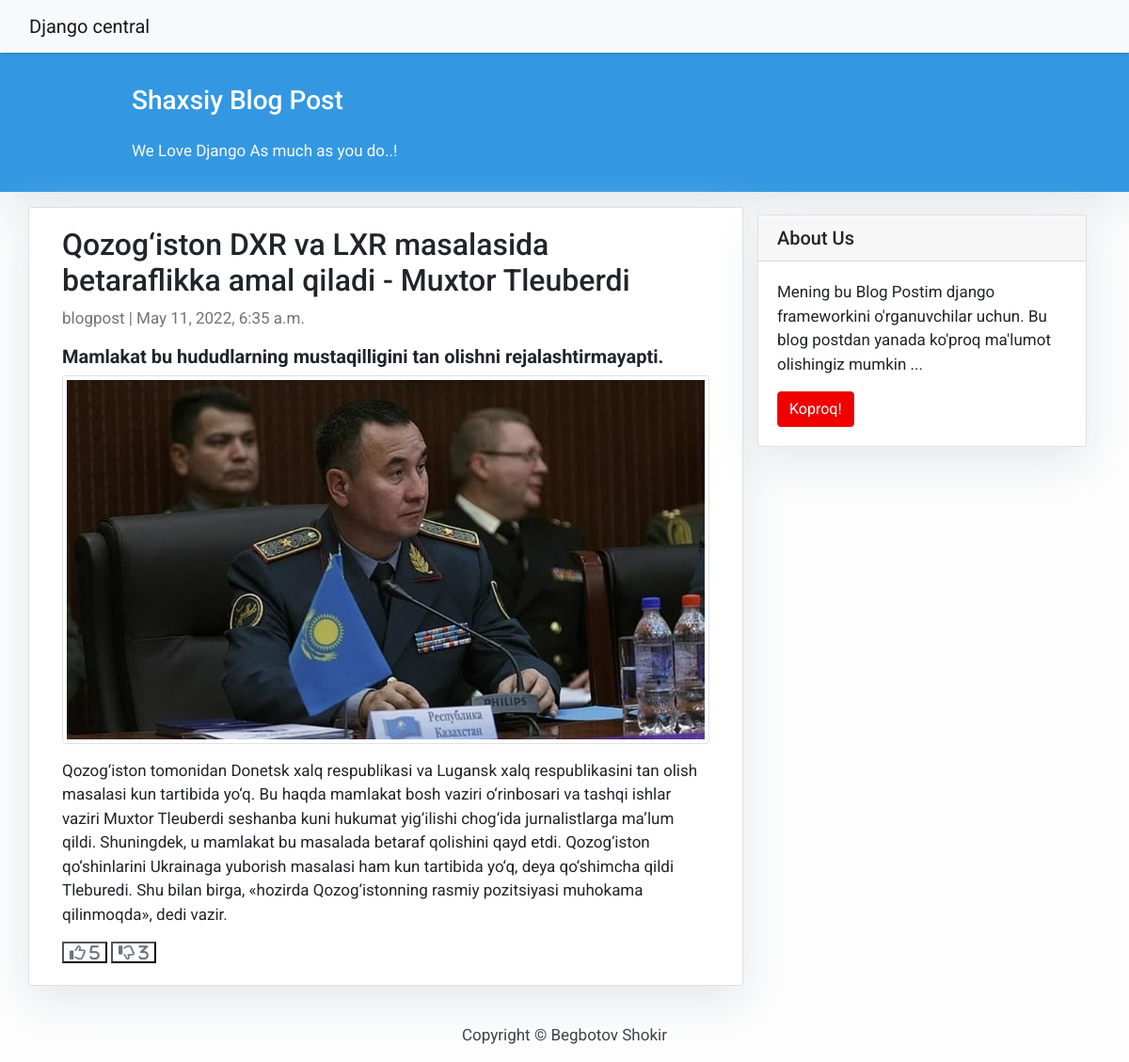
Page /qozogiston/ on the committed database.
### post/models.py (models this page shows, shortened)
class Yangiliklar(models.Model):
	STATUS = (
		(0, 'Draft'),
		(1, 'Publish')
		)
	title = models.CharField(max_length=200, null=True)
	main_content = models.CharField(max_length=200, null=True)
	content = models.TextField(null=True)
	author = models.ForeignKey(User, on_delete = models.SET_NULL, blank=True, null=True)
	sana = models.DateTimeField(auto_now=True)
	slug = models.SlugField(max_length=100)
	status = models.IntegerField(default=0, choices = STATUS)
	image = models.ImageField(upload_to='images', null=True)
	like_count = models.IntegerField(null=True, blank=True, default=0)
	dislike_count = models.IntegerField(null=True, blank=True, default=0)

### post/views.py (the view)
# urls.py: path('<str:pk>/', detail, name='detail'),
def detail(request, pk):
	detail = Yangiliklar.objects.get(slug=pk)
	if 'Like' in request.POST:
		detail.like_count +=1
		detail.save()
	if 'Dislike' in request.POST:
		detail.dislike_count += 1
		detail.save()
	context = {'detail':detail}
	return render(request, 'detail.html', context)

### post/templates/detail.html (shortened to what this page needs)
{% extends 'base.html' %}
{% load static %}
{% block content %}
<div class="container">
  <div class="row">
    <div class="col-md-8 card mb-4  mt-3 left  top">
      <div class="card-body">
        <h2>{{detail.title}}</h2>
        <p class=" text-muted">{{detail.author}} | {{detail.sana}}</p>
        <h5 class="card-text "><b>{{detail.main_content }}</b></h5>
        <img src="{{detail.image.url}}" alt="rasm" class="card-img-top img-thumbnail mb-3">
        <p class="card-text ">{{detail.content }}</p>
        <form method="POST">
          <button style="background:none;" type="submit" name="Like" class="far fa-1x fa-thumbs-up text-secondary" >
            {{detail.like_count}}
          </button>
          <button style="background:none;" type="submit" name="Dislike" class="far fa-1x fa-thumbs-down text-secondary" >
            {{detail.dislike_count}}
          </button>
        </form>
      </div>
    </div>
		<div class="col-md-4 float-right ">
			<div class="card my-4">
        		<h5 class="card-header">About Us</h5>
    			<div class="card-body">
        				<p class="card-text"> Mening bu Blog Postim django frameworkini o'rganuvchilar uchun. Bu blog postdan yanada ko'proq ma'lumot olishingiz mumkin ...</p>
        				<a href="#" class="btn btn-danger">Koproq!</a>
    			</div>
			</div>
		</div>
    </div>
</div>
  {% endblock content %}

### static/css/main.css (style rules this page uses)
body { font-family: "Roboto", sans-serif; font-size: 17px; background-color: #fdfdfd; }
.btn-danger { color: #fff; background-color: #f00000; border-color: #dc281e; }
.card { box-shadow: 0 16px 48px #E3E7EB; }

### rows in the picture
Yangiliklar: title "Qozog‘iston DXR va LXR masalasida betaraflikka amal qiladi - Muxtor Tleuberdi", author "blogpost", sana "May 11, 2022, 6:35 a.m.", main_content "Mamlakat bu hududlarning mustaqilligini tan olishni rejalashtirmayapti.", image (picture), content "Qozog‘iston tomonidan Donetsk xalq respublikasi va Lugansk xalq respublikasini tan olish masalasi kun tartibida yo‘q. Bu haqda mamlakat bosh vaziri o‘rinbosari va tashqi ishlar vaziri Muxtor Tleuberdi seshanba kuni hukumat yig‘ilishi chog‘ida jurnalistlarga ma’lum qildi. Shuningdek, u mamlakat bu masalada betaraf qolishini qayd etdi. Qozog‘iston qo‘shinlarini Ukrainaga yuborish masalasi ham kun tartibida yo‘q, deya qo‘shimcha qildi Tleburedi. Shu bilan birga, «hozirda Qozog‘istonning rasmiy pozitsiyasi muhokama qilinmoqda», dedi vazir.", like_count "5", dislike_count "3"
